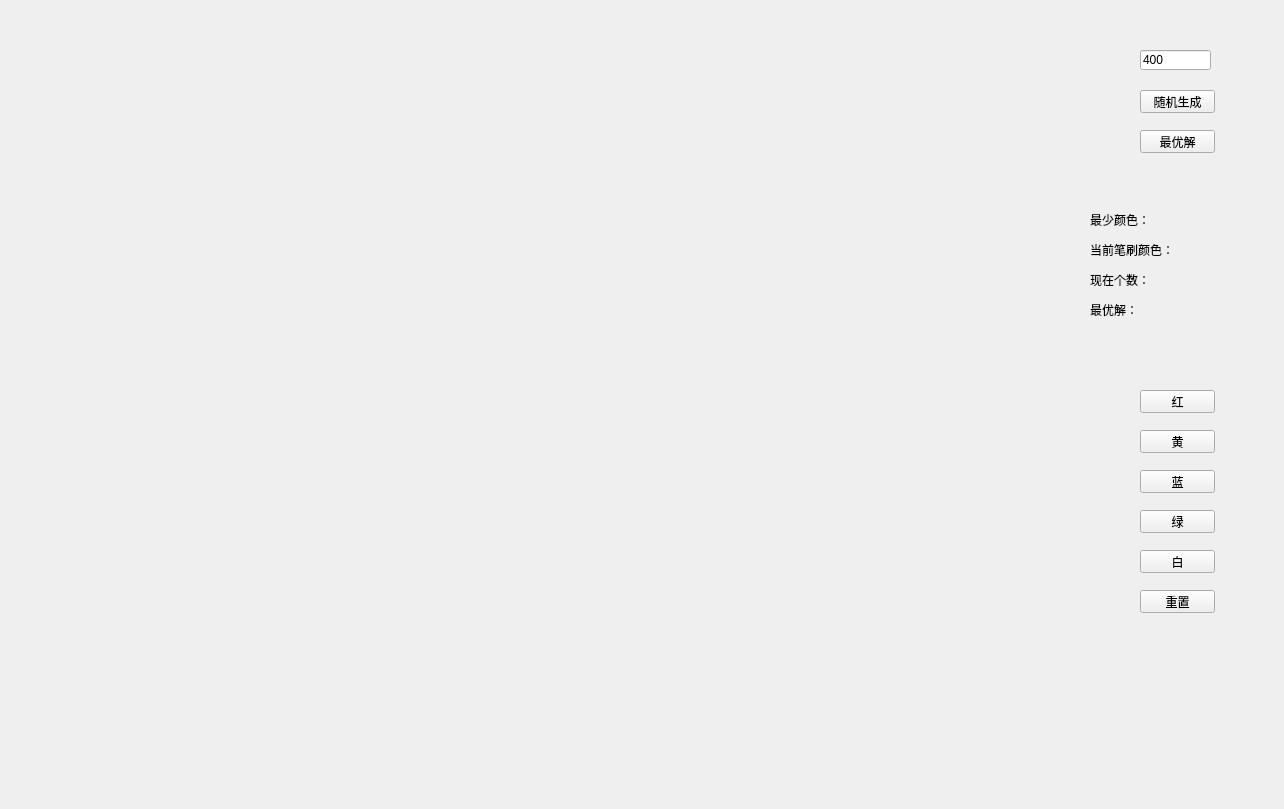
<?xml version="1.0" encoding="UTF-8"?>
<ui version="4.0">
 <class>Widget</class>
 <widget class="QWidget" name="Widget">
  <property name="geometry">
   <rect>
    <x>0</x>
    <y>0</y>
    <width>1284</width>
    <height>809</height>
   </rect>
  </property>
  <property name="windowTitle">
   <string>Widget</string>
  </property>
  <widget class="QPushButton" name="pushButton">
   <property name="geometry">
    <rect>
     <x>1140</x>
     <y>90</y>
     <width>75</width>
     <height>23</height>
    </rect>
   </property>
   <property name="text">
    <string>随机生成</string>
   </property>
  </widget>
  <widget class="QPushButton" name="pushButton_2">
   <property name="geometry">
    <rect>
     <x>1140</x>
     <y>130</y>
     <width>75</width>
     <height>23</height>
    </rect>
   </property>
   <property name="text">
    <string>最优解</string>
   </property>
  </widget>
  <widget class="QLineEdit" name="lineEdit">
   <property name="geometry">
    <rect>
     <x>1140</x>
     <y>50</y>
     <width>71</width>
     <height>20</height>
    </rect>
   </property>
   <property name="text">
    <string>400</string>
   </property>
  </widget>
  <widget class="QLabel" name="label">
   <property name="geometry">
    <rect>
     <x>1090</x>
     <y>210</y>
     <width>151</width>
     <height>111</height>
    </rect>
   </property>
   <property name="text">
    <string>&lt;html&gt;&lt;head/&gt;&lt;body&gt;&lt;p&gt;最少颜色：&lt;/p&gt;&lt;p&gt;当前笔刷颜色：&lt;/p&gt;&lt;p&gt;现在个数：&lt;/p&gt;&lt;p&gt;最优解：&lt;/p&gt;&lt;/body&gt;&lt;/html&gt;</string>
   </property>
  </widget>
  <widget class="QPushButton" name="pushButton_3">
   <property name="geometry">
    <rect>
     <x>1140</x>
     <y>390</y>
     <width>75</width>
     <height>23</height>
    </rect>
   </property>
   <property name="text">
    <string>红</string>
   </property>
  </widget>
  <widget class="QPushButton" name="pushButton_4">
   <property name="geometry">
    <rect>
     <x>1140</x>
     <y>430</y>
     <width>75</width>
     <height>23</height>
    </rect>
   </property>
   <property name="text">
    <string>黄</string>
   </property>
  </widget>
  <widget class="QPushButton" name="pushButton_5">
   <property name="geometry">
    <rect>
     <x>1140</x>
     <y>470</y>
     <width>75</width>
     <height>23</height>
    </rect>
   </property>
   <property name="text">
    <string>蓝</string>
   </property>
  </widget>
  <widget class="QPushButton" name="pushButton_6">
   <property name="geometry">
    <rect>
     <x>1140</x>
     <y>510</y>
     <width>75</width>
     <height>23</height>
    </rect>
   </property>
   <property name="text">
    <string>绿</string>
   </property>
  </widget>
  <widget class="QPushButton" name="pushButton_7">
   <property name="geometry">
    <rect>
     <x>1140</x>
     <y>550</y>
     <width>75</width>
     <height>23</height>
    </rect>
   </property>
   <property name="text">
    <string>白</string>
   </property>
  </widget>
  <widget class="QPushButton" name="pushButton_8">
   <property name="geometry">
    <rect>
     <x>1140</x>
     <y>590</y>
     <width>75</width>
     <height>23</height>
    </rect>
   </property>
   <property name="text">
    <string>重置</string>
   </property>
  </widget>
 </widget>
 <layoutdefault spacing="6" margin="11"/>
 <resources/>
 <connections/>
</ui>
